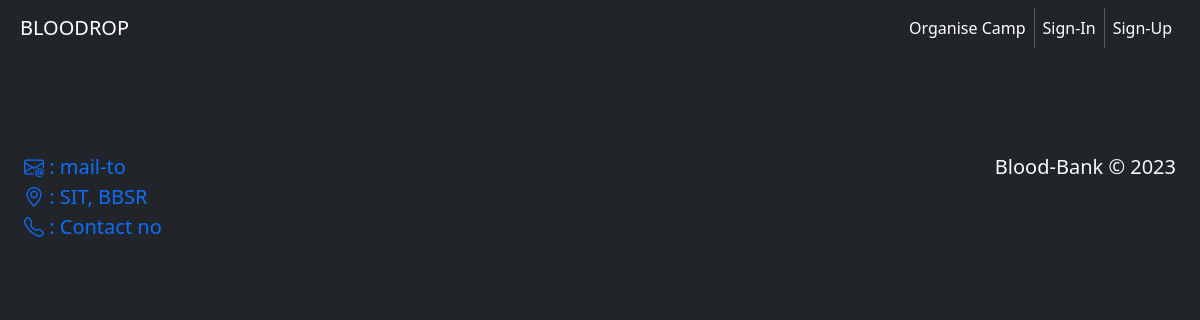
Page /doner/ on the earlier database version.
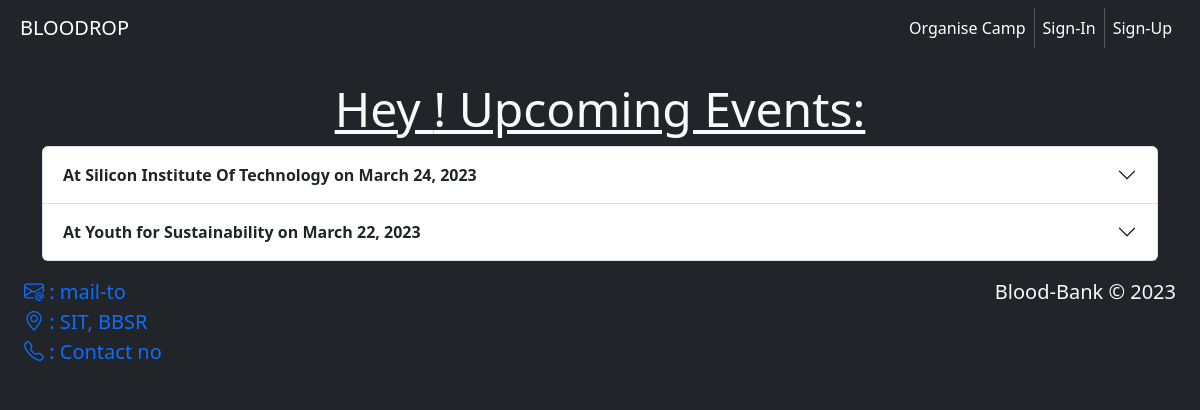
Same page on the later database version.
### donationcamp/models.py (models this page shows)
class organizerDetails(models.Model):
    organizationName = models.CharField(max_length=100)
    organizerName = models.CharField(max_length=100)
    email = models.EmailField()
    date = models.DateField()
    description = models.TextField()
    password = models.IntegerField()

### doner/views.py (the view)
# urls.py: path('',views.index,name='doner_home'),
def index(request):
    organizer = organizerDetails.objects.all()
    context = {
        'events':organizer,
    }
    return render(request,'doner/index.html',context)

### templates/doner/index.html (shortened to what this page needs)
{% extends 'base.html' %}
{% block content %}
<div class="container">
    <div class="row mt-4">
        {% if events %}
          <h2 class="display-5 text-light" style="text-align: center;"><u>Hey {{user.first_name}}! Upcoming Events:</u></h2>
        {% else %}
          <h1 style="text-align: center;">No Donation camps in your locality.</h1>
        {% endif %}
    </div>
    <div class="accordion" id="accordionExample">
        {% for e in events %}
        <div class="accordion-item">
            <div class="accordion-header" id="heading{{ e.id }}">
                <button class="accordion-button collapsed"  type="button" data-bs-toggle="collapse" data-bs-target="#collapse{{ e.id }}" aria-expanded="true" aria-controls="collapse{{ e.id }}">
                    <strong>At {{ e.organizationName }} on {{ e.date }}</strong>
                </button>
            </div>
        </div>
        {% endfor %}
    </div>
</div>
{% endblock content %}

Differences in the rows shown:
added organizerDetails: organizationName "Silicon Institute Of Technology", date "March 24, 2023"
added organizerDetails: organizationName "Youth for Sustainability", date "March 22, 2023"
Other differences:
text now shown: "Hey ! Upcoming Events:"
